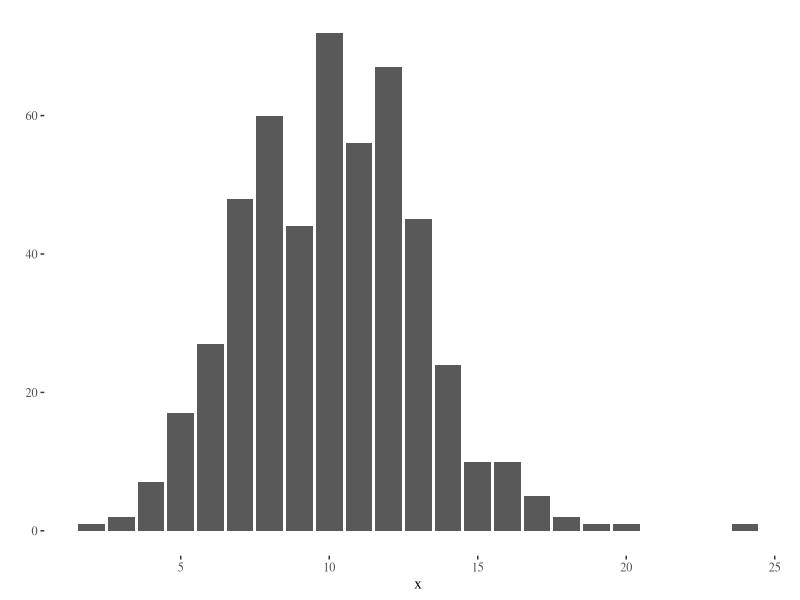
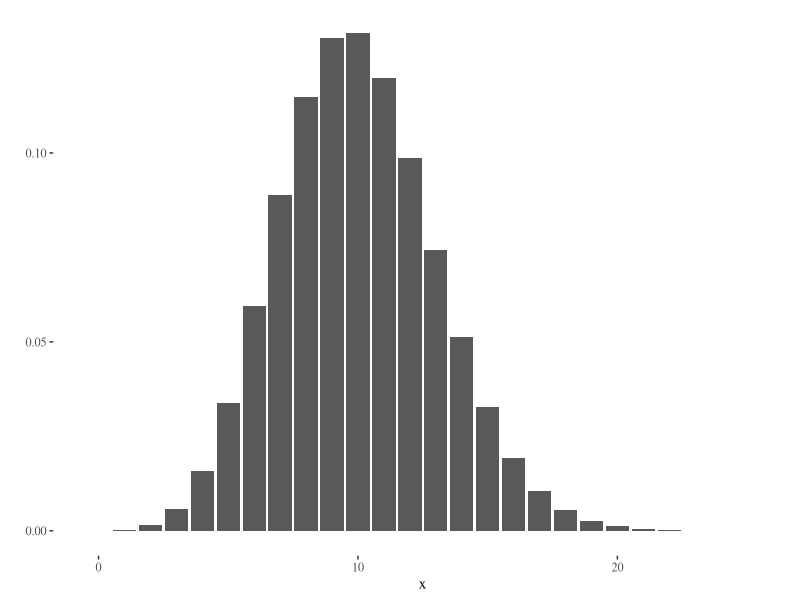

Source code (R) for these figures, in order:
## ---- chunk 1
library(ggplot2)
library(dplyr)
library(ggthemes)
## ---- chunk 2
df <- data.frame(x = rbinom(500, 100, .1))
ggplot(df, aes(x)) + stat_count() + theme_tufte() + ylab("")
## ---- chunk 3
df <- data.frame(x = 0:25, y = dbinom(0:25, 100, .1))
ggplot(df, aes(x, y)) + geom_bar(stat = "identity") + theme_tufte() + ylab("")
